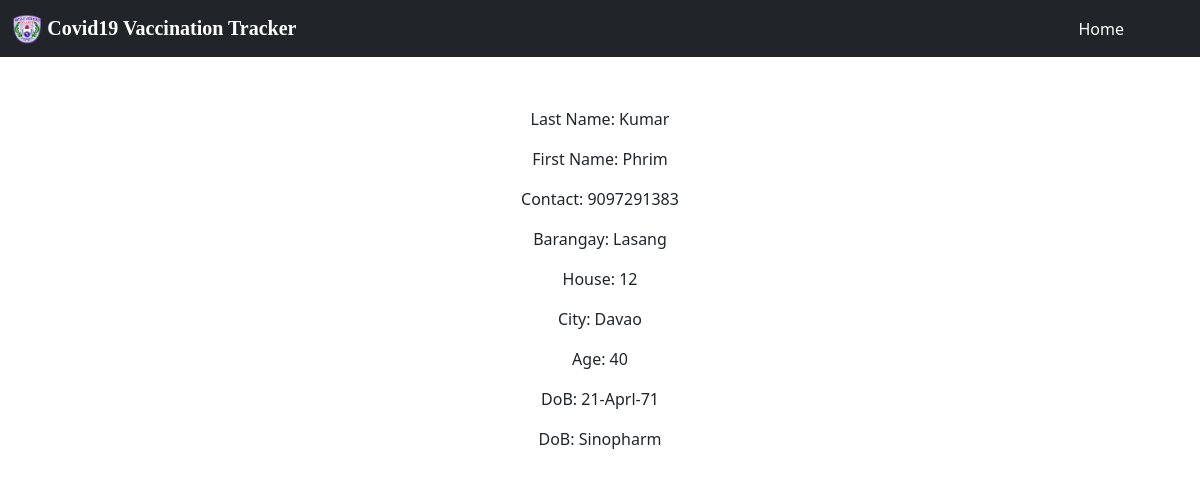
Screenshot of /patients/1 with the database file from the repository.
### tracker/models.py (models this page shows, shortened)
class Patient(models.Model):
    Last_name=models.CharField(max_length=200)
    First_name=models.CharField(max_length=200)
    Contact=models.IntegerField()
    Barangay=models.CharField(max_length=200)
    Street=models.CharField(max_length=200)
    House=models.IntegerField()
    City=models.CharField(max_length=200)
    Age=models.IntegerField()
    DoB=models.CharField(max_length=10)
    Vaccine=models.CharField(max_length=100)

### tracker/views.py (the view)
# urls.py: path('patients/<int:patient_id>', views.patient, name='patient'),
def patient(request, patient_id):
    patient=get_object_or_404(Patient, pk=patient_id)
    patients=Patient.objects.all()
    return render(request,'vaccinated/patient.html',{'patient':patient,'patients':patients,})

### tracker/templates/vaccinated/patient.html
{% extends 'vaccinated/base.html' %}
{% block content %}
    {% load static %}
<div style="width: 500px; margin:50px auto">
    <div style="text-align:center; padding-bottom:50px">
    <p>Last Name: {{patient.Last_name}}</p>
    <p>First Name: {{patient.First_name}}</p>
    <p>Contact: {{patient.Contact}}</p>
    <p>Barangay: {{patient.Barangay}}</p>
    <p>House: {{patient.House}}</p>
    <p>City: {{patient.City}}</p>
    <p>Age: {{patient.Age}}</p>
    <p>DoB: {{patient.DoB}}</p>
    <p>DoB: {{patient.Vaccine}}</p>
        </div>
</div>
{% endblock %}

### rows the page displays
Patient: Last_name "Kumar", First_name "Phrim", Contact "9097291383", Barangay "Lasang", House "12", City "Davao", Age "40", DoB "21-Aprl-71", Vaccine "Sinopharm"
